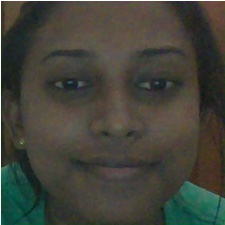
#> input picture FaceDetect/images/isuri.jpg, 225 x 225 px, given in place of the camera
$ python faceIden.py   (Python 2 division)
#> lines starting #> are read from the running program, lines starting #| are printed output that depends on the picture; after the words box and inside, x2 and y2 are one past the last pixel; in counts of white or black regions, pixels touching at a corner belong together; long printed decimals are rounded
import cv2
import math

name=raw_input('Enter the id of image: ')
#> the answer given: images/isuri.jpg
centers = []
nose=[]
def facechop(image):
    facedata = "haarcascade_frontalface_default.xml"
    cascade = cv2.CascadeClassifier(facedata)

    img = cv2.imread(image)

    minisize = (img.shape[1],img.shape[0])
    miniframe = cv2.resize(img, minisize)

    faces = cascade.detectMultiScale(miniframe)

    for f in faces:
        x, y, w, h = [ v for v in f ]
        cv2.rectangle(img, (x,y), (x+w,y+h), (255,255,255))

        sub_face = img[y:y+h, x:x+w]
        face_file_name = name+'.jpg'
        cv2.imwrite(face_file_name, sub_face)

    #cv2.imshow(image, img)

    return

def detectEyes(name):
    face_cascade = cv2.CascadeClassifier('haarcascade_frontalface_default.xml')
    eye_cascade = cv2.CascadeClassifier('haarcascade_eye.xml')
    image = cv2.imread(name+'.jpg')

    gray = cv2.cvtColor(image, cv2.COLOR_BGR2GRAY)


    faces = face_cascade.detectMultiScale(gray, 1.3, 5)

    # iterating over the face detected
    for (x, y, w, h) in faces:
        print 'inside loop1'
        roi_gray = gray[y:y + h, x:x + w]
        roi_color = image[y:y + h, x:x + w]
        eyes = eye_cascade.detectMultiScale(roi_gray)

    # Store the coordinates of eyes in the image to the 'center' array
        for (ex, ey, ew, eh) in eyes:
            print 'inside loop2'
            print ex,ey,ew,eh
            centers.append(x + int(ex + 0.5 * ew))
            centers.append(y + int(ey + 0.5 * eh))

    print centers

def detectNose(name):
    nose_cascade = cv2.CascadeClassifier('haarcascade_mcs_nose.xml')
    image = cv2.imread(name+'.jpg')
    gray = cv2.cvtColor(image, cv2.COLOR_BGR2GRAY)

    nose_rects = nose_cascade.detectMultiScale(gray, 1.3, 5)
    for (x,y,w,h) in nose_rects:
        nose.append(int(x + 0.5 * w))
        nose.append(int(y + 0.5 * h))

    print nose

def getImage(name):
        cap = cv2.VideoCapture(0)


        faceCascade = cv2.CascadeClassifier("haarcascade_frontalface_default.xml")

        while(True):

                ret, frame = cap.read()


                gray = cv2.cvtColor(frame, cv2.COLOR_BGR2GRAY)

                # Detect faces in the image
                faces = faceCascade.detectMultiScale(
                        gray,
                        scaleFactor=1.1,
                        minNeighbors=5,
                        minSize=(30, 30)

                )


                for (x, y, w, h) in faces:
                        cv2.rectangle(frame, (x, y), (x+w, y+h), (0, 255, 0), 2)


                cv2.imshow('frame', frame)
                #cv2.imwrite('flf.jpg',frame)
                if cv2.waitKey(1) & 0xFF == ord('q'):
                        cv2.imwrite(name+'.jpg',frame)
                        break
        cap.release()
        cv2.destroyAllWindows()

def recFace():
    if (len(centers)==4):
        #cen=centers[0]
        eye_x_len=abs(centers[0]-centers[2])
        eye_y_len=abs(centers[1]-centers[3])
        val=(eye_x_len**2)+(eye_y_len**2)
        val=math.sqrt(val)
        if (len(nose)==2):
            x=eye_x_len/2.0
            y=eye_y_len/2.0
            dis_to_nose_x=abs(x-nose[0])
            dis_to_nose_y=abs(x-nose[1])
            d=(dis_to_nose_x**2)+(dis_to_nose_y**2)
            d=math.sqrt(d)
            print val,d
            ratio=d/val
            print ratio
            f= open("data.txt","a+")
            f.write(name + "," + str(ratio)+ "\n")
            f.close()
    else:
        print 'Error; Try again!!!'


print("Press'q' to caapture the image")
getImage(name)
#> in getImage, frame is the input picture: shape (225, 225, 3); mean B, G, R 58.3, 67.1, 66.5
#> in getImage, `gray = cv2.cvtColor(frame, cv2.COLOR_BGR2GRAY)`:
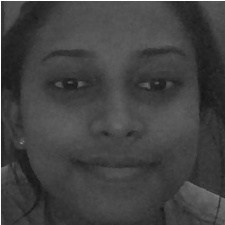
#> gray: shape (225, 225); min 21, max 255, mean 65.9
#> in getImage, `faces = faceCascade.detectMultiScale( gray, scaleFactor=1.1, minNeighb..`: faces = [[17, 15, 196, 196]]
#> the loop in getImage, `for (x, y, w, h) in faces:` made 1 pass
#> after the loop in getImage, `for (x, y, w, h) in faces:`:
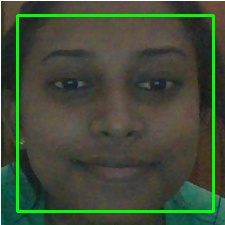
#> frame: shape (225, 225, 3); 4.64% of pixels changed, all inside (x1, y1, x2, y2) = (16, 14, 215, 213)
#> (key q is pressed here)

detectEyes(name)
#> in detectEyes, `gray = cv2.cvtColor(image, cv2.COLOR_BGR2GRAY)`:
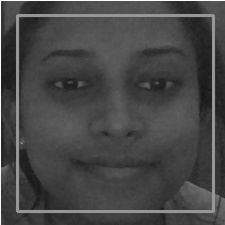
#> gray: shape (225, 225); min 22, max 255, mean 70.3
#> in detectEyes, `faces = face_cascade.detectMultiScale(gray, 1.3, 5)`: faces = [[18, 15, 196, 196]]
#> the loop in detectEyes, `for (x, y, w, h) in faces:` made 1 pass
#> (x, y, w, h, eyes) on pass 1: (18, 15, 196, 196, [[20, 39, 59, 59], [108, 39, 61, 61]])
#| inside loop1
#| inside loop2
#| 20 39 59 59
#| inside loop2
#| 108 39 61 61
#> pass 1, in detectEyes, `roi_gray = gray[y:y + h, x:x + w]`:
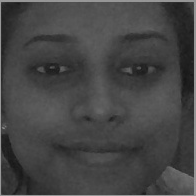
#> roi_gray: shape (196, 196); min 22, max 154, mean 69.1
#> pass 1, in detectEyes, `roi_color = image[y:y + h, x:x + w]`:
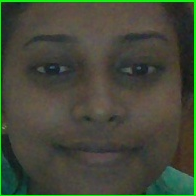
#> roi_color: shape (196, 196, 3); mean B, G, R 56.7, 72.5, 67.1
#> after the loop in detectEyes, `for (x, y, w, h) in faces:`: centers = [67, 83, 156, 84]
#| [67, 83, 156, 84]
detectNose(name)
#> in detectNose, `nose_rects = nose_cascade.detectMultiScale(gray, 1.3, 5)`: nose_rects = [[93, 109, 46, 38]]
#> the loop in detectNose, `for (x,y,w,h) in nose_rects:` made 1 pass
#> after the loop in detectNose, `for (x,y,w,h) in nose_rects:`: nose = [116, 128]
#| [116, 128]
recFace()
#> in recFace, `eye_x_len=abs(centers[0]-centers[2])`: eye_x_len = 89
#> in recFace, `eye_y_len=abs(centers[1]-centers[3])`: eye_y_len = 1
#> in recFace, `val=(eye_x_len**2)+(eye_y_len**2)`: val = 7922
#> in recFace, `val=math.sqrt(val)`: val = 89.01
#> in recFace, `x=eye_x_len/2.0`: x = 44.5
#> in recFace, `y=eye_y_len/2.0`: y = 0.5
#> in recFace, `dis_to_nose_x=abs(x-nose[0])`: dis_to_nose_x = 71.5
#> in recFace, `dis_to_nose_y=abs(x-nose[1])`: dis_to_nose_y = 83.5
#> in recFace, `d=(dis_to_nose_x**2)+(dis_to_nose_y**2)`: d = 12084.5
#> in recFace, `d=math.sqrt(d)`: d = 109.9
#| 89.006 109.930
#> in recFace, `ratio=d/val`: ratio = 1.24
#| 1.235
facechop(name+'.jpg')
#> in facechop, `faces = cascade.detectMultiScale(miniframe)`: faces = [[17, 14, 196, 196]]
#> the loop in facechop, `for f in faces:` made 1 pass
#> pass 1, in facechop, `sub_face = img[y:y+h, x:x+w]`:
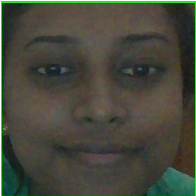
#> sub_face: shape (196, 196, 3); mean B, G, R 59, 72.7, 69.4
#> after the loop in facechop, `for f in faces:`:
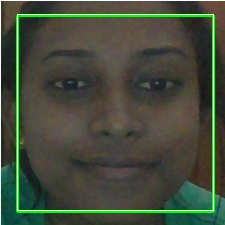
#> img: shape (225, 225, 3); mean B, G, R 59.6, 76.4, 67.8

$ run again, on FaceDetect/images/rupa.jpg
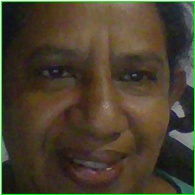
#> input picture FaceDetect/images/rupa.jpg, 195 x 195 px, given in place of the camera
#> in getImage, frame is the input picture: shape (195, 195, 3); mean B, G, R 46.3, 64, 73.5
#> in getImage, `faces = faceCascade.detectMultiScale( gray, scaleFactor=1.1, minNeighb..`: faces = [[18, 11, 165, 165]]
#> the loop in getImage, `for (x, y, w, h) in faces:` made 1 pass
#> in detectEyes, `gray = cv2.cvtColor(image, cv2.COLOR_BGR2GRAY)`:
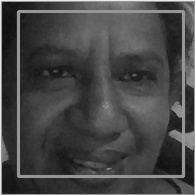
#> gray: shape (195, 195); min 14, max 243, mean 69.9
#> in detectEyes, `faces = face_cascade.detectMultiScale(gray, 1.3, 5)`: faces = [[25, 18, 151, 151]]
#> the loop in detectEyes, `for (x, y, w, h) in faces:` made 1 pass
#> (x, y, w, h, eyes) on pass 1: (25, 18, 151, 151, [[7, 32, 44, 44], [86, 30, 51, 51]])
#> (printed output is left out)
#> after the loop in detectEyes, `for (x, y, w, h) in faces:`: centers = [54, 72, 136, 73]
#| [54, 72, 136, 73]
#> nose_rects = [[72, 103, 57, 48]]
#> the loop in detectNose, `for (x,y,w,h) in nose_rects:` made 1 pass
#> after the loop in detectNose, `for (x,y,w,h) in nose_rects:`: nose = [100, 127]
#| [100, 127]
#> eye_x_len = 82
#> eye_y_len = 1
#> in recFace, `val=(eye_x_len**2)+(eye_y_len**2)`: val = 6725
#> in recFace, `val=math.sqrt(val)`: val = 82.01
#> in recFace, `x=eye_x_len/2.0`: x = 41
#> in recFace, `y=eye_y_len/2.0`: y = 0.5
#> dis_to_nose_x = 59
#> dis_to_nose_y = 86
#> in recFace, `d=(dis_to_nose_x**2)+(dis_to_nose_y**2)`: d = 10877
#> in recFace, `d=math.sqrt(d)`: d = 104.3
#| 82.006 104.293
#> ratio = 1.27
#| 1.272
#> in facechop, `faces = cascade.detectMultiScale(miniframe)`: faces = [[21, 13, 162, 162]]
#> the loop in facechop, `for f in faces:` made 1 pass
#> after the loop in facechop, `for f in faces:`:
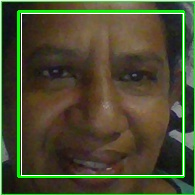
#> img: shape (195, 195, 3); mean B, G, R 48.3, 76.3, 74.1

$ run again, on FaceDetect/images/sanu.jpg
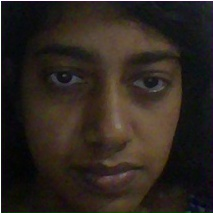
#> input picture FaceDetect/images/sanu.jpg, 213 x 213 px, given in place of the camera
#> in getImage, frame is the input picture: shape (213, 213, 3); mean B, G, R 31.4, 37.9, 46
#> in getImage, `faces = faceCascade.detectMultiScale( gray, scaleFactor=1.1, minNeighb..`: faces = [[21, 13, 179, 179]]
#> the loop in getImage, `for (x, y, w, h) in faces:` made 1 pass
#> in detectEyes, `faces = face_cascade.detectMultiScale(gray, 1.3, 5)`: faces = ()
#> after the loop in detectEyes, `for (x, y, w, h) in faces:`: centers = []
#> nose_rects = [[75, 108, 67, 56]]
#> the loop in detectNose, `for (x,y,w,h) in nose_rects:` made 1 pass
#> after the loop in detectNose, `for (x,y,w,h) in nose_rects:`: nose = [108, 136]
#| [108, 136]
#> in facechop, `faces = cascade.detectMultiScale(miniframe)`: faces = [[26, 15, 170, 170]]
#> the loop in facechop, `for f in faces:` made 1 pass
#> pass 1, in facechop, `sub_face = img[y:y+h, x:x+w]`:
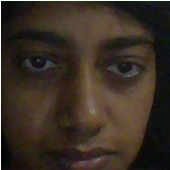
#> sub_face: shape (170, 170, 3); mean B, G, R 36.9, 46.8, 57.9
#> after the loop in facechop, `for f in faces:`:
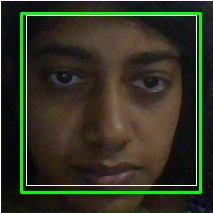
#> img: shape (213, 213, 3); mean B, G, R 35, 52.3, 49.2

$ run again, on FaceDetect/images/senuri.jpg
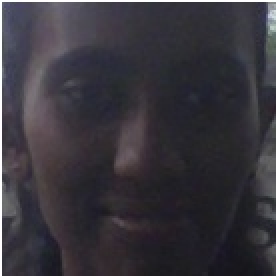
#> input picture FaceDetect/images/senuri.jpg, 138 x 138 px, given in place of the camera (shown 2 times larger)
#> in getImage, frame is the input picture: shape (138, 138, 3); mean B, G, R 60.4, 53.3, 56.1
#> in getImage, `faces = faceCascade.detectMultiScale( gray, scaleFactor=1.1, minNeighb..`: faces = ()
#> after the loop in detectEyes, `for (x, y, w, h) in faces:`: centers = []
#> nose_rects = ()
#> after the loop in detectNose, `for (x,y,w,h) in nose_rects:`: nose = []
#> in facechop, `faces = cascade.detectMultiScale(miniframe)`: faces = [[4, 6, 130, 130]]
#> the loop in facechop, `for f in faces:` made 1 pass
#> after the loop in facechop, `for f in faces:`:
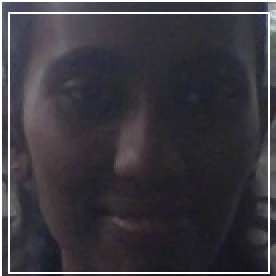
#> img: shape (138, 138, 3) (shown 2 times larger); mean B, G, R 65.4, 58.6, 61.4
